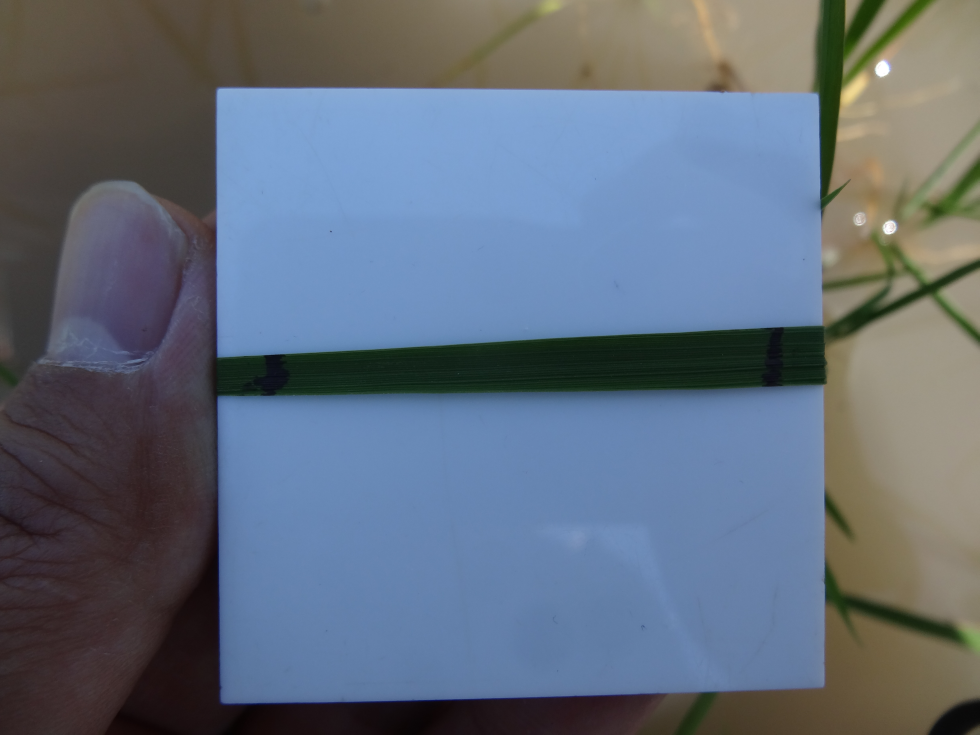
#> input picture test_CS.JPG, 4896 x 3672 px, found by its file name (shown at 1/5 size)
$ python CR_ImageProcess.py
#> lines starting #> are read from the running program, lines starting #| are printed output that depends on the picture
### calcleaf/mause/mouse_pointlog.py
import numpy as np


class PointLog():
    def __init__(self, point_limit):
        self.ptlimit = point_limit
        self.ptlist = np.zeros((point_limit, 2), dtype=int)
        self.ptnum = 0

    # [6 lines left out: function add, not called in this run]

### old-source/CR_ImageProcess.py
import cv2
import numpy as np
import math
from calcleaf.mause import mouse_pointlog as mp
from calcleaf.gui import area_select
from trackers import Trucker


Green_lowH = 25
Green_highH = 80
Green_lowS = 80


def square_exchange(img, vertax_pts, sq_size=600):
    pts1 = np.float32(vertax_pts)
    pts2 = np.float32([[sq_size, sq_size], [sq_size, 0], [0, 0], [0, sq_size]])
    M = cv2.getPerspectiveTransform(pts1, pts2)
    extracted_img = cv2.warpPerspective(img, M, (sq_size, sq_size))
    return extracted_img


def CircleFitting(x, y):
    """最小二乗法による円フィッティングをする関数
        input: x,y 円フィッティングする点群

        output  cxe 中心x座標
                cye 中心y座標
                re  半径

        参考
        一般式による最小二乗法（円の最小二乗法）　画像処理ソリューション
        http://imagingsolution.blog107.fc2.com/blog-entry-16.html
    """

    sumx = sum(x)
    sumy = sum(y)
    sumx2 = sum([ix ** 2 for ix in x])
    sumy2 = sum([iy ** 2 for iy in y])
    sumxy = sum([ix * iy for (ix, iy) in zip(x, y)])

    F = np.array([[sumx2, sumxy, sumx],
                  [sumxy, sumy2, sumy],
                  [sumx, sumy, len(x)]])

    G = np.array([[-sum([ix ** 3 + ix * iy ** 2 for (ix, iy) in zip(x, y)])],
                  [-sum([ix ** 2 * iy + iy ** 3 for (ix, iy) in zip(x, y)])],
                  [-sum([ix ** 2 + iy ** 2 for (ix, iy) in zip(x, y)])]])

    T = np.linalg.inv(F).dot(G)

    cxe = float(T[0] / -2)
    cye = float(T[1] / -2)
    re = math.sqrt(cxe ** 2 + cye ** 2 - T[2])
    # print (cxe,cye,re)
    return (round(cxe), round(cye), round(re))


def calc_leaf_CR(File_name,resized_ratio = 0.3):
#> called with File_name = 'test_CS.jpg', resized_ratio = 0.3
    img = cv2.imread(File_name, cv2.IMREAD_UNCHANGED)
#> img is the input picture: shape (3672, 4896, 3); mean B, G, R 123.8, 108.7, 97.5
    width = img.shape[1]
#> width = 4896
    height = img.shape[0]
#> height = 3672

    img2 = cv2.resize(img, (int(width * resized_ratio), int(height * resized_ratio)))
    window_title = "Area_Select"
    cv2.namedWindow(window_title)

    limit = 4
    pt_1 = mp.PointLog(limit)
    cv2.setMouseCallback(window_title, area_select, [window_title, img2, pt_1])
    cv2.waitKey()

    extracted_img = square_exchange(img2, pt_1.ptlist)
#> in square_exchange, `extracted_img = cv2.warpPerspective(img, M, (sq_size, sq_size))`:
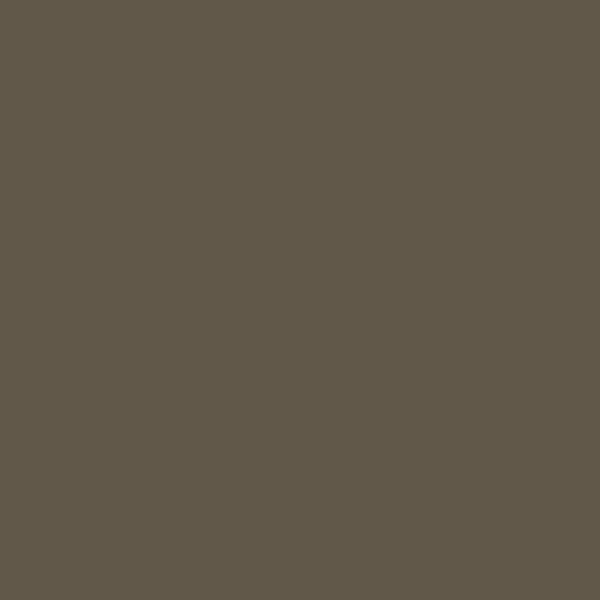
#> extracted_img: shape (600, 600, 3); mean B, G, R 73, 88, 97

    # cv2.namedWindow(window_title)
    pt_2 = mp.PointLog(limit)
    cv2.setMouseCallback(window_title, area_select, [window_title, extracted_img, pt_2])
    cv2.waitKey()
    cv2.destroyAllWindows()

    print(pt_2.ptlist)

    x = pt_2.ptlist.transpose()[0].tolist()
    y = pt_2.ptlist.transpose()[1].tolist()

    (cx, cy, re) = CircleFitting(x, y)
    img_mask = np.zeros([extracted_img.shape[0], extracted_img.shape[1]], np.uint8)
    cv2.circle(img_mask, (cx, cy,), re, (255, 255, 255), -1)
    # cv2.imwrite('black_img.jpg', img_mask)
    mask_rgb = cv2.cvtColor(img_mask, cv2.COLOR_GRAY2RGB)

    # 切り抜き
    masked_upstate = cv2.bitwise_and(extracted_img, mask_rgb)

    # #
    # cv2.imshow("masked", masked_upstate)
    # cv2.waitKey()
    # cv2.destroyAllWindows()

    dst = masked_upstate

    tk = Trucker()
    tk.low_H = Green_lowH
    tk.low_S = Green_lowS
    tk.high_H = Green_highH

    cv2.namedWindow(tk.window_capture_name)
    cv2.namedWindow(tk.window_detection_name)
    cv2.createTrackbar(tk.low_H_name, tk.window_detection_name, tk.low_H, tk.max_value_H, tk.on_low_H_thresh_trackbar)
    cv2.createTrackbar(tk.high_H_name, tk.window_detection_name, tk.high_H, tk.max_value_H,
                       tk.on_high_H_thresh_trackbar)
    cv2.createTrackbar(tk.low_S_name, tk.window_detection_name, tk.low_S, tk.max_value, tk.on_low_S_thresh_trackbar)
    cv2.createTrackbar(tk.high_S_name, tk.window_detection_name, tk.high_S, tk.max_value, tk.on_high_S_thresh_trackbar)
    cv2.createTrackbar(tk.low_V_name, tk.window_detection_name, tk.low_V, tk.max_value, tk.on_low_V_thresh_trackbar)
    cv2.createTrackbar(tk.high_V_name, tk.window_detection_name, tk.high_V, tk.max_value, tk.on_high_V_thresh_trackbar)

    while (1):
        frame_HSV = cv2.cvtColor(dst, cv2.COLOR_BGR2HSV)
        frame_threshold = cv2.inRange(frame_HSV, (tk.low_H, tk.low_S, tk.low_V), (tk.high_H, tk.high_S, tk.high_V))
        cv2.imshow(tk.window_capture_name, dst)
        cv2.imshow(tk.window_detection_name, frame_threshold)
        k = cv2.waitKey(1)
        # Escキーを押すと終了
        if k == 27:
            cv2.destroyAllWindows()
            break

    white_pixcels = cv2.countNonZero(frame_threshold)

    if __name__ == "__main__":
        frame_threshold = cv2.cvtColor(frame_threshold, cv2.COLOR_GRAY2RGB)
        frame_threshold = cv2.bitwise_and(extracted_img, frame_threshold)
        cv2.imshow("Extracted view", frame_threshold)
        cv2.waitKey()
        cv2.destroyAllWindows()

    return 5 * 5 * (white_pixcels / frame_threshold.size)


if __name__ == "__main__":
#> (the run stopped early here; a loop or call above may not have finished)
